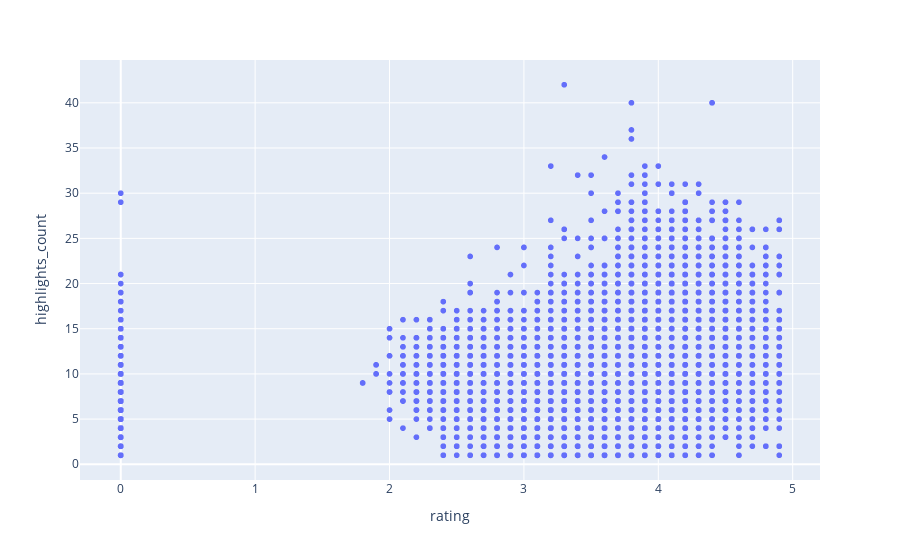

This figure's notebook cell:
### Code cell
fig = px.scatter(data_frame=data, x='rating', y='highlights_count')
fig.show()

### Figure 1 — Plotly figure (JSON) as saved in the notebook; plotly's stock layout.template omitted (floating-point values rounded to 4 significant figures; data arrays with more than 128 entries replaced by an {"elided": "..."} marker saying what was removed)
{"data": [{"hovertemplate": "rating=%{x}<br>highlights_count=%{y}<extra></extra>", "legendgroup": "", "marker": {"color": "#636efa", "symbol": "circle"}, "mode": "markers", "name": "", "showlegend": false, "type": "scattergl", "x": {"elided": "47273 float values"}, "xaxis": "x", "y": {"elided": "47273 int values"}, "yaxis": "y"}], "layout": {"legend": {"tracegroupgap": 0}, "margin": {"t": 60}, "xaxis": {"anchor": "y", "domain": [0, 1], "title": {"text": "rating"}}, "yaxis": {"anchor": "x", "domain": [0, 1], "title": {"text": "highlights_count"}}}}
